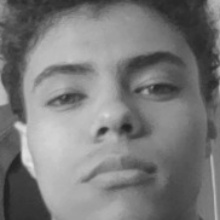
#> input picture fotos/Kaua/10.jpg, 220 x 220 px; its folder holds 3 pictures in this run
$ python treinamento.py   (Python 2 division)
#> lines starting #> are read from the running program, lines starting #| are printed output that depends on the picture
import cv2 as cv
import os
import numpy as np

class Treinamento():
    def __init__(self):
        # Get the list of self.__people (directories) in the 'fotos' folder
        self.__people = os.listdir("./fotos")
        # Get the directory of the current script
        self.__DIR = os.path.dirname(__file__)
        # Create the full path to the 'fotos' folder
        self.__fotos_dir = os.path.join(self.__DIR, './fotos')
        self.__features = []
        self.__labels = []
        # Load the Haar cascade classifier
        self.__haar_cascade = cv.CascadeClassifier('./cascades/haarcascade_frontalface_default.xml')

    def createTrain(self):
        for person in self.__people:
            path = os.path.join(self.__fotos_dir, person)
            label = self.__people.index(person)
            print(path, label, person)
            for img in os.listdir(path):
                img_path = os.path.join(path, img)
                img_array = cv.imread(img_path)
#> img_array is the input picture: shape (220, 220, 3); min 32, max 228, mean 122
                if img_array is None:
                    print(f"Failed to read {img_path}")
                    continue
                gray = cv.cvtColor(img_array, cv.COLOR_BGR2GRAY)
                facesRect = self.__haar_cascade.detectMultiScale(gray, scaleFactor=1.1, minNeighbors=4)
#> facesRect = [[12, 10, 198, 198]]
                for (x, y, w, h) in facesRect:
                    faces_roi = gray[y:y + h, x:x + w]
                    self.__features.append(faces_roi)
                    self.__labels.append(label)
                    print(f'label = {label}')
                    print(f'faces_roi = {faces_roi}')
#> this loop made 1 pass
#> (printed output is left out)
#> pass 1, in createTrain, `faces_roi = gray[y:y + h, x:x + w]`:
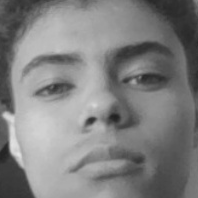
#> faces_roi: shape (198, 198); min 32, max 228, mean 128
        print(f'features = {self.__features}')
        print(f'labels = {self.__labels}')
        print(f'Length of the features = {len(self.__features)}')
        print(f'Length of the labels = {len(self.__labels)}')

        self.__features = np.array(self.__features, dtype='object')
        self.__labels = np.array(self.__labels)

        # Create the LBPH face recognizer
        faceRecognizer = cv.face.LBPHFaceRecognizer_create()
        # Train the recognizer using the self.__features and self.__labels
        faceRecognizer.train(self.__features, self.__labels)
        # Save the trained model
        faceRecognizer.save(os.path.join(self.__DIR, 'classificadores', 'faceTrained.yml'))
        # Save the self.__features and self.__labels arrays
        np.save(os.path.join(self.__DIR, './features.npy'), self.__features)
        np.save(os.path.join(self.__DIR, './labels.npy'), self.__labels)

if __name__ == "__main__":
    treinamento=Treinamento()
    treinamento.createTrain()
